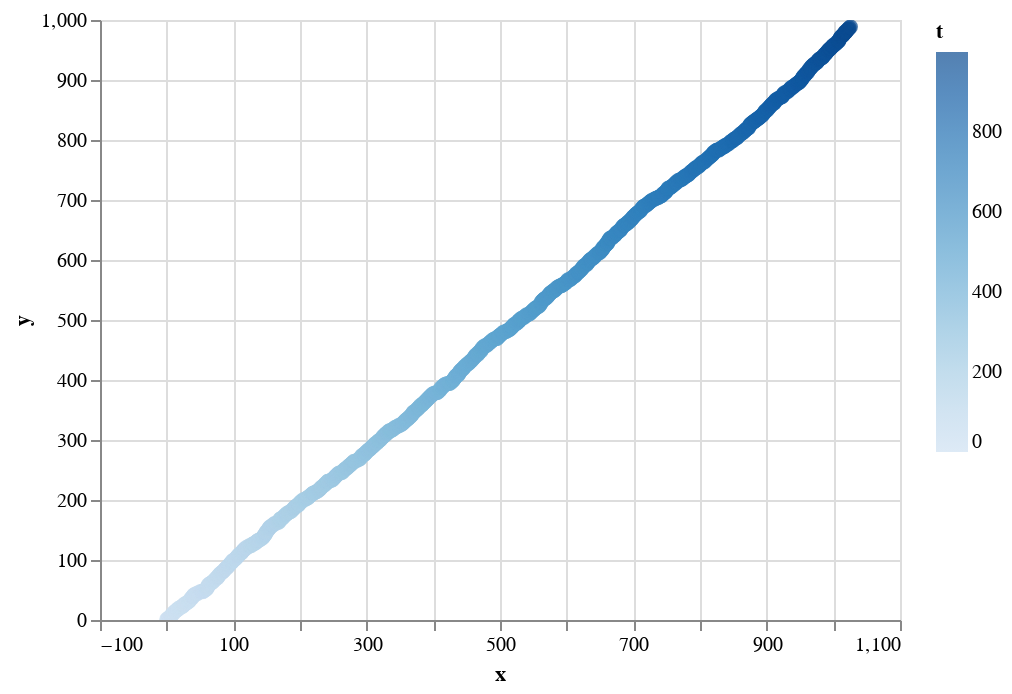

Notebook code cell kept with this figure:
### Code cell
alt.Chart(dataset).mark_point().encode(
    x='x',
    y='y',
    color="t"
).interactive()

### Figure 1 — Vega-Lite specification as saved in the notebook (floating-point values rounded to 4 significant figures; data arrays with more than 128 entries replaced by an {"elided": "..."} marker saying what was removed)
{"config": {"view": {"continuousWidth": 400, "continuousHeight": 300}}, "data": {"name": "data-4cf235d09ab525d494c5ffc04b1fb082"}, "mark": "point", "encoding": {"color": {"type": "quantitative", "field": "t"}, "x": {"type": "quantitative", "field": "x"}, "y": {"type": "quantitative", "field": "y"}}, "selection": {"selector002": {"type": "interval", "bind": "scales", "encodings": ["x", "y"]}}, "$schema": "https://vega.github.io/schema/vega-lite/v4.8.1.json", "datasets": {"data-4cf235d09ab525d494c5ffc04b1fb082": {"elided": "1000 records"}}}
